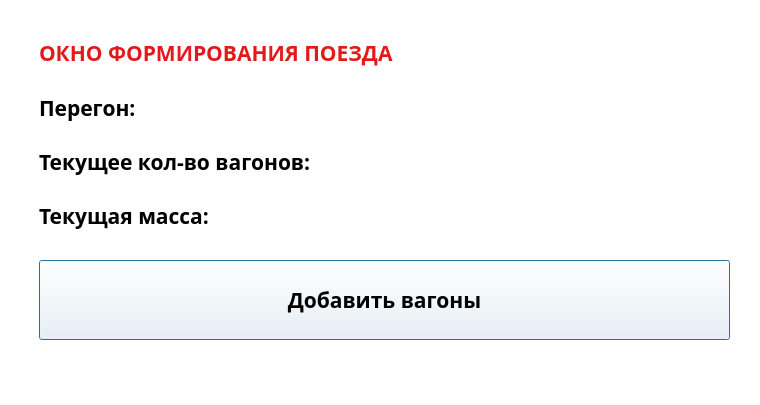
<?xml version="1.0" encoding="UTF-8"?>
<ui version="4.0">
 <class>Dialog</class>
 <widget class="QDialog" name="Dialog">
  <property name="geometry">
   <rect>
    <x>0</x>
    <y>0</y>
    <width>760</width>
    <height>405</height>
   </rect>
  </property>
  <property name="windowTitle">
   <string>Dialog</string>
  </property>
  <property name="styleSheet">
   <string notr="true">QWidget {
	color: black;
	background-color: white;
	font-family: Rubik;
	font-size: 16pt;
	font-weight: 600;
}
QPushButton:hover {
	background-color: rgb(226,26,26);
	color: white;
}

QPushButton:pressed {
	background-color: #888;
}</string>
  </property>
  <widget class="QWidget" name="verticalLayoutWidget">
   <property name="geometry">
    <rect>
     <x>39</x>
     <y>260</y>
     <width>691</width>
     <height>80</height>
    </rect>
   </property>
   <layout class="QVBoxLayout" name="verticalLayout">
    <item>
     <widget class="QPushButton" name="btn_add_w">
      <property name="sizePolicy">
       <sizepolicy hsizetype="Minimum" vsizetype="Expanding">
        <horstretch>0</horstretch>
        <verstretch>0</verstretch>
       </sizepolicy>
      </property>
      <property name="text">
       <string>Добавить вагоны</string>
      </property>
     </widget>
    </item>
   </layout>
  </widget>
  <widget class="QWidget" name="verticalLayoutWidget_3">
   <property name="geometry">
    <rect>
     <x>39</x>
     <y>29</y>
     <width>691</width>
     <height>211</height>
    </rect>
   </property>
   <layout class="QVBoxLayout" name="verticalLayout_3">
    <item>
     <widget class="QLabel" name="lbl_title">
      <property name="styleSheet">
       <string notr="true">color: rgb(226,26,26)</string>
      </property>
      <property name="text">
       <string>ОКНО ФОРМИРОВАНИЯ ПОЕЗДА</string>
      </property>
     </widget>
    </item>
    <item>
     <widget class="QLabel" name="lbl_track">
      <property name="text">
       <string>Перегон:</string>
      </property>
     </widget>
    </item>
    <item>
     <widget class="QLabel" name="lbl_wag">
      <property name="text">
       <string>Текущее кол-во вагонов: </string>
      </property>
     </widget>
    </item>
    <item>
     <widget class="QLabel" name="lbl_weight">
      <property name="text">
       <string>Текущая масса: </string>
      </property>
     </widget>
    </item>
   </layout>
  </widget>
 </widget>
 <resources/>
 <connections/>
</ui>
